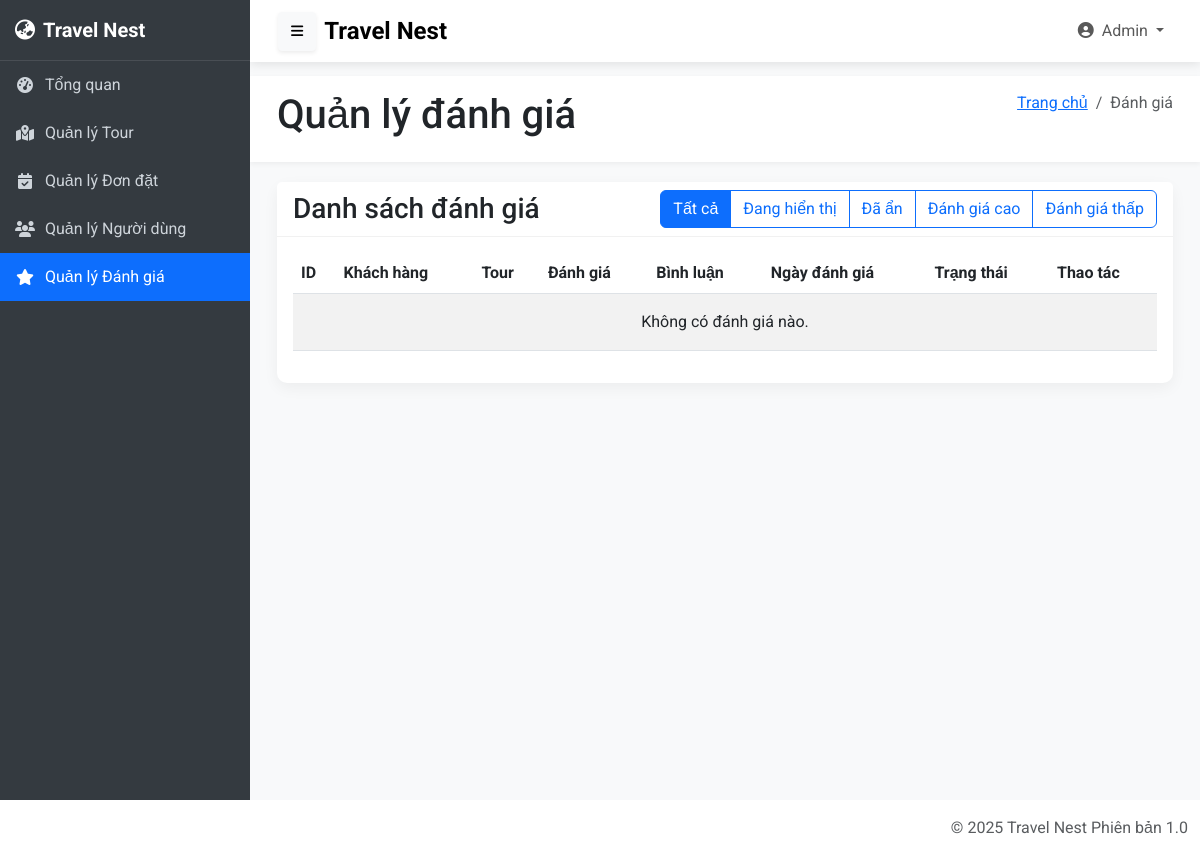
Before: /admin/pages/review/reviews.php (signed in) with the older database file.
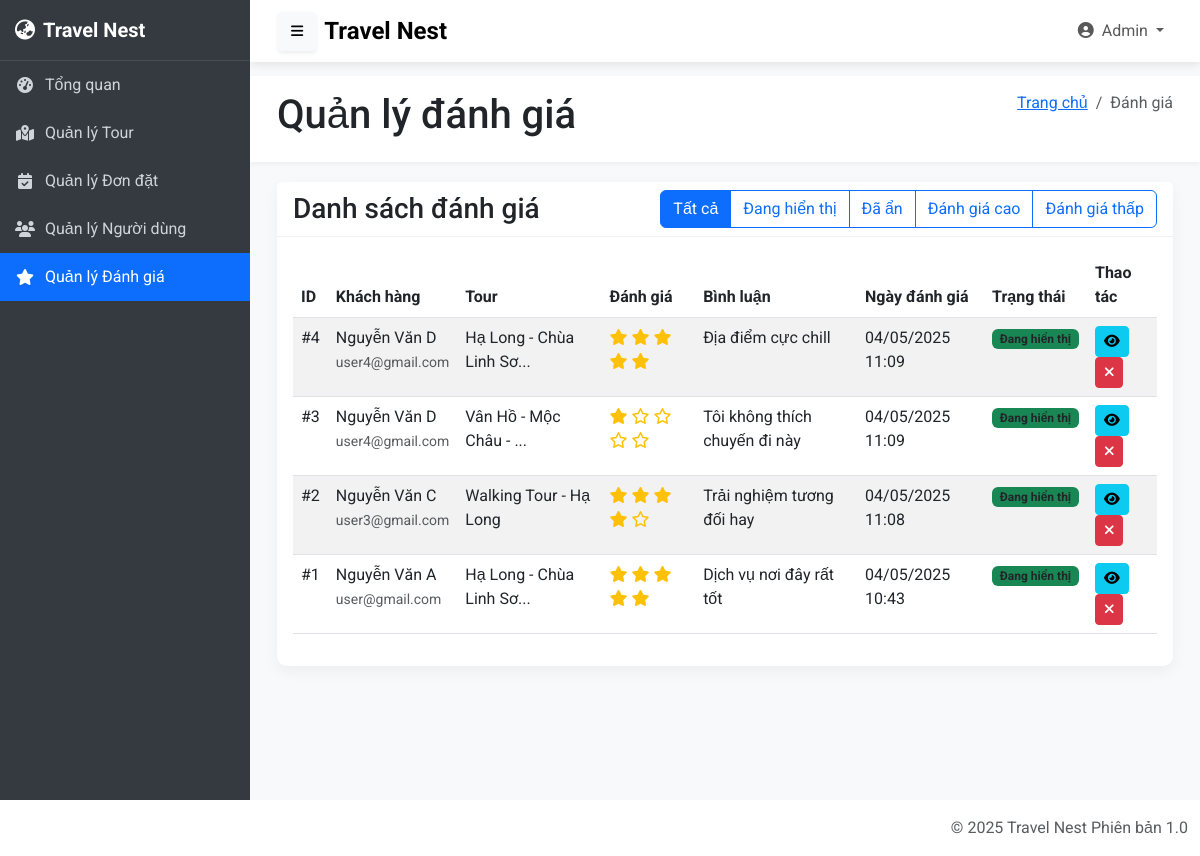
After: the same page with the newer database file.
### tables this page shows
CREATE TABLE `reviews` (
  `review_id` int NOT NULL,
  `user_id` int NOT NULL,
  `tour_id` int NOT NULL,
  `booking_id` int NOT NULL,
  `rating` int NOT NULL,
  `comment` text,
  `status` enum('active','deleted') DEFAULT 'active',
  `review_date` timestamp NULL DEFAULT CURRENT_TIMESTAMP
);

CREATE TABLE `users` (
  `user_id` int NOT NULL,
  `full_name` varchar(255) NOT NULL,
  `email` varchar(255) NOT NULL,
  `password` varchar(255) NOT NULL,
  `phone` varchar(20) NOT NULL,
  `address` text,
  `role` enum('customer','admin') DEFAULT 'customer',
  `status` enum('active','blocked','inactive') DEFAULT 'active',
  `created_at` timestamp NULL DEFAULT CURRENT_TIMESTAMP,
  `updated_at` timestamp NULL DEFAULT CURRENT_TIMESTAMP ON UPDATE CURRENT_TIMESTAMP
);

CREATE TABLE `tours` (
  `tour_id` int NOT NULL,
  `name` varchar(255) NOT NULL,
  `description` text NOT NULL,
  `location` varchar(100) NOT NULL,
  `duration` varchar(50) NOT NULL,
  `price_adult` decimal(10,2) NOT NULL,
  `price_child` decimal(10,2) NOT NULL,
  `image1` varchar(255) DEFAULT NULL,
  `image2` varchar(255) DEFAULT NULL,
  `image3` varchar(255) DEFAULT NULL,
  `status` enum('active','inactive') DEFAULT 'active',
  `created_at` timestamp NULL DEFAULT CURRENT_TIMESTAMP,
  `updated_at` timestamp NULL DEFAULT CURRENT_TIMESTAMP ON UPDATE CURRENT_TIMESTAMP
);

### admin/pages/review/reviews.php (the view, shortened to what the changed rows need)
<?php
require_once '../../../config/config.php';
$whereClause = '';
$stmt = $conn->prepare("
    SELECT r.review_id, r.rating, r.comment, r.review_date, r.status,
           u.user_id, u.full_name, u.email,
           t.tour_id, t.name as tour_name,
           b.booking_id
    FROM reviews r
    INNER JOIN users u ON r.user_id = u.user_id
    INNER JOIN tours t ON r.tour_id = t.tour_id
    INNER JOIN bookings b ON r.booking_id = b.booking_id
    $whereClause
    ORDER BY r.review_date DESC
");
$stmt->execute();
$reviews = $stmt->get_result();
?>
<?php include '../../layouts/header.php'; ?>
<body>
    <div class="content-wrapper" id="content-wrapper">
        <div class="content-header">
            <div class="container-fluid">
                <div class="row mb-2">
                    <div class="col-sm-6">
                        <h1 class="m-0">Quản lý đánh giá</h1>
                    </div>
                </div>
            </div>
        </div>
        <div class="content">
            <div class="container-fluid">
                <div class="card">
                    <div class="card-body">
                        <div class="table-responsive">
                            <table class="table table-striped table-hover">
                                <thead>
                                    <tr>
                                        <th>ID</th>
                                        <th>Khách hàng</th>
                                        <th>Tour</th>
                                        <th>Đánh giá</th>
                                        <th>Bình luận</th>
                                        <th>Ngày đánh giá</th>
                                        <th>Trạng thái</th>
                                        <th>Thao tác</th>
                                    </tr>
                                </thead>
                                <tbody>
                                    <?php if ($reviews->num_rows > 0): ?>
                                        <?php while ($review = $reviews->fetch_assoc()): ?>
                                            <tr>
                                                <td>#<?php echo $review['review_id']; ?></td>
                                                <td>
                                                    <?php echo $review['full_name']; ?><br>
                                                    <small class="text-muted"><?php echo $review['email']; ?></small>
                                                </td>
                                                <td><?php echo strlen($review['tour_name']) > 26 ? substr($review['tour_name'], 0, 26) . '...' : $review['tour_name']; ?></td>
                                                <td>
                                                    <?php for ($i = 1; $i <= 5; $i++): ?>
                                                        <?php if ($i <= $review['rating']): ?>
                                                            <i class="fas fa-star text-warning"></i>
                                                        <?php else: ?>
                                                            <i class="far fa-star text-warning"></i>
                                                        <?php endif; ?>
                                                    <?php endfor; ?>
                                                </td>
                                                <td>
                                                    <?php echo (strlen($review['comment']) > 50) ? substr($review['comment'], 0, 50) . '...' : $review['comment']; ?>
                                                </td>
                                                <td><?php echo date('d/m/Y H:i', strtotime($review['review_date'])); ?></td>
                                                <td>
                                                    <?php if ($review['status'] === 'active'): ?>
                                                        <span class="badge bg-success">Đang hiển thị</span>
                                                    <?php else: ?>
                                                        <span class="badge bg-danger">Đã ẩn</span>
                                                    <?php endif; ?>
                                                </td>
                                                <td>
                                                    <button type="button" class="btn btn-sm btn-info" data-bs-toggle="modal" data-bs-target="#detailModal<?php echo $review['review_id']; ?>">
                                                        <i class="fas fa-eye"></i>
                                                    </button>
                                                    <?php if ($review['status'] === 'active'): ?>
                                                        <form method="post" class="d-inline" onsubmit="return confirm('Bạn có chắc chắn muốn ẩn đánh giá này?');">
                                                            <button type="submit" name="delete_review" class="btn btn-sm btn-danger">
                                                                <i class="fas fa-times"></i>
                                                            </button>
                                                        </form>
                                                    <?php endif; ?>
                                                </td>
                                            </tr>
                                        <?php endwhile; ?>
                                    <?php else: ?>
                                        <tr>
                                            <td colspan="8" class="text-center py-3">Không có đánh giá nào.</td>
                                        </tr>
                                    <?php endif; ?>
                                </tbody>
                            </table>
                        </div>
                    </div>
                </div>
            </div>
        </div>
    </div>
    <?php include '../../layouts/footer.php'; ?>
</body>
</html>

Changed rows visible on the page:
added reviews: review_id "4", user.full_name "Nguyễn Văn D", user.email "user4@gmail.com", tour.name "Hạ Long - Chùa Linh Sơ", rating 5 (drawn), comment "Địa điểm cực chill", review_date "04/05/2025 11:09", status "Đang hiển thị"
added reviews: review_id "3", user.full_name "Nguyễn Văn D", user.email "user4@gmail.com", tour.name "Vân Hồ - Mộc Châu -", rating 1 (drawn), comment "Tôi không thích chuyến đi này", review_date "04/05/2025 11:09", status "Đang hiển thị"
added reviews: review_id "2", user.full_name "Nguyễn Văn C", user.email "user3@gmail.com", tour.name "Walking Tour - Hạ Long", rating 4 (drawn), comment "Trải nghiệm tương đối hay", review_date "04/05/2025 11:08", status "Đang hiển thị"
added reviews: review_id "1", user.full_name "Nguyễn Văn A", user.email "user@gmail.com", tour.name "Hạ Long - Chùa Linh Sơ", rating 5 (drawn), comment "Dịch vụ nơi đây rất tốt", review_date "04/05/2025 10:43", status "Đang hiển thị"
Other visible differences:
text no longer shown: "Không có đánh giá nào."
